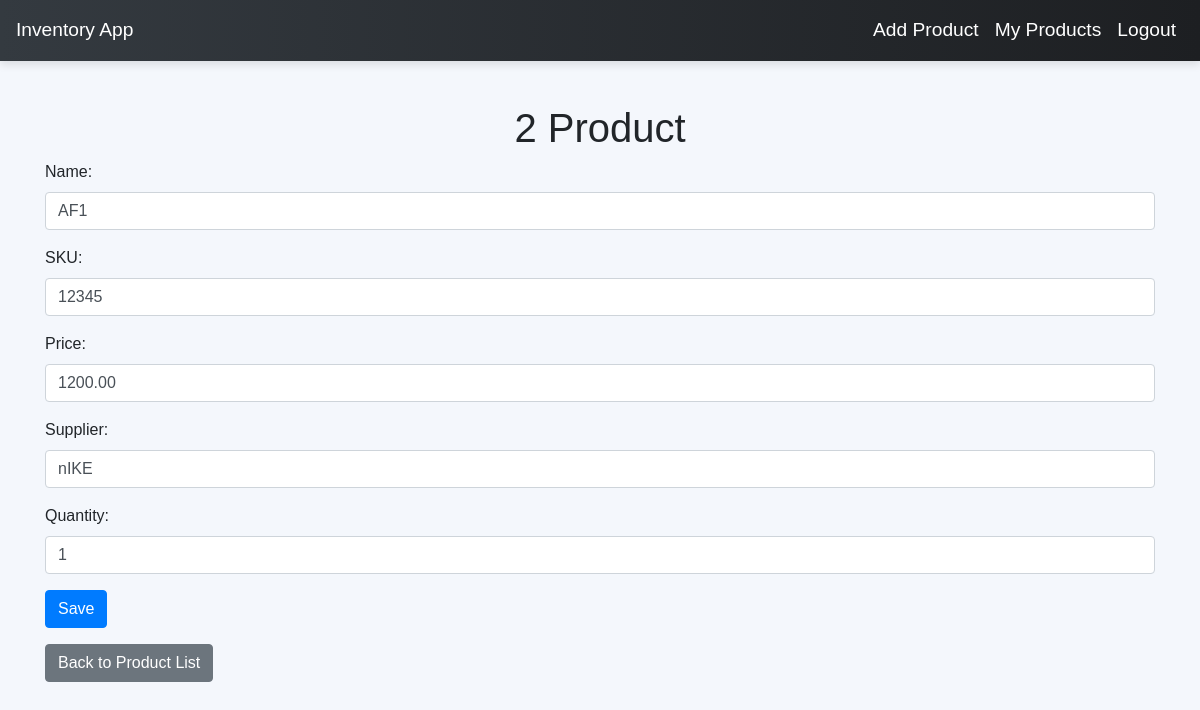
The app's page /update/2/ (signed in) with its own data.
### invApp/models.py (models this page shows, shortened)
class Product(models.Model):
    product_id = models.AutoField(primary_key=True)  # Use this if you want to explicitly define product_id as the PK
    name = models.CharField(max_length=100)
    sku = models.CharField(max_length=100)
    price = models.DecimalField(max_digits=10, decimal_places=2)
    quantity = models.IntegerField()
    supplier = models.CharField(max_length=100)
    quantity = models.PositiveIntegerField()

### invApp/views.py (the view)
# urls.py: path('update/<int:product_id>/', views.product_update_view, name="product_update"),
@user_passes_test(is_admin)
def product_update_view(request, product_id):
    product = get_object_or_404(Product, product_id=product_id)
    if request.method == 'POST':
        form = ProductForm(request.POST, instance=product)
        if form.is_valid():
            form.save()
            return redirect('product_list')
    else:
        form = ProductForm(instance=product)
    return render(request, 'invApp/product_form.html', {'form': form})

### invApp/forms.py
class ProductForm(forms.ModelForm):
    class Meta:
        model = Product
        fields = '__all__'
        labels = {
            'product_id': 'Product ID',
            'name': 'Name',
            'sku': 'SKU',
            'price': 'Price',
            'quantity': 'Quantity',
            'supplier': 'Supplier'
        }
        widgets = {
            'product_id': forms.NumberInput(
                attrs={'placeholder': 'e.g 1', 'class': 'form-control'}),
            'name': forms.TextInput(
                attrs={'placeholder': 'e.g Product Name', 'class': 'form-control'}),
            'sku': forms.TextInput(
                attrs={'placeholder': 'e.g SKU123', 'class': 'form-control'}),
            'price': forms.NumberInput(
                attrs={'placeholder': 'e.g 99.99', 'class': 'form-control'}),
            'quantity': forms.NumberInput(
                attrs={'placeholder': 'e.g 10', 'class': 'form-control'}),
            'supplier': forms.TextInput(
                attrs={'placeholder': 'Supplier Name', 'class': 'form-control'})
        }

### invApp/views.py (called while the page is built)
def is_admin(user):
    return user.is_superuser

### invApp/templates/invApp/product_form.html (shortened to what this page needs)
{% extends "invApp/layout.html" %}
{% block content %}
    <h1 class="text-center">{{ form.instance.pk|default_if_none:"Add" }} Product</h1>
    <form method="post">
        {{ form.as_p }}
        <button type="submit" class="btn btn-primary">Save</button>
    </form>
    <a href="{% url 'product_list' %}" class="btn btn-secondary mt-3">Back to Product List</a>
{% endblock %}

### invApp/templates/invApp/layout.html (style rules this page uses)
body { padding-top: 56px; font-family: 'Poppins', sans-serif; background: #f4f7fc; }

### records on screen
Product: instance.pk "2", name "AF1", sku "12345", price "1200.00", supplier "nIKE", quantity "1"
